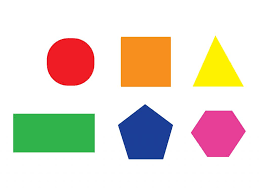
#> input picture shapes.png, 259 x 195 px
$ python shape-detection.py
#> lines starting #> are read from the running program, lines starting #| are printed output that depends on the picture; after the words box and inside, x2 and y2 are one past the last pixel; in counts of white or black regions, pixels touching at a corner belong together; long printed decimals are rounded
import cv2

img = cv2.imread('shapes.png')
#> img is the input picture: shape (195, 259, 3); mean B, G, R 209.6, 220.8, 230.4
imgray = cv2.cvtColor(img, cv2.COLOR_BGR2GRAY)
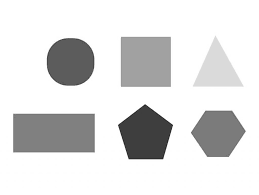
#> imgray: shape (195, 259); min 37, max 255, mean 222.4
_, thresh = cv2.threshold(imgray, 240, 255, cv2.THRESH_BINARY)
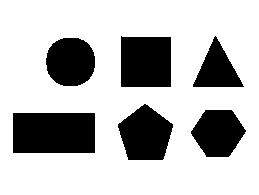
#> thresh: shape (195, 259); 74% white; 6 black regions
contours, _ = cv2.findContours(thresh, cv2.RETR_TREE, cv2.CHAIN_APPROX_NONE)
#> contours = 7 contours; box (x1, y1, x2, y2) and area: (0, 0, 259, 195) 50052, (12, 112, 96, 154) 3401, (120, 35, 172, 88) 2600, (117, 103, 174, 161) 2272, (45, 37, 96, 87) 2002, (190, 109, 247, 158) 1947, (192, 35, 245, 88) 1423

for contour in contours:
    approx = cv2.approxPolyDP(contour, 0.01*cv2.arcLength(contour, True), True)
    cv2.drawContours(img, [approx], 0, (0,0,0), 5)
    x = approx.ravel()[0]
    y = approx.ravel()[1] - 10
    if len(approx) == 3:
        cv2.putText(img, 'Triangle', (x,y), cv2.FONT_HERSHEY_COMPLEX_SMALL, 0.5, (0,0,0))
    elif len(approx) == 4:
        x, y, w, h = cv2.boundingRect(approx)
        aspectRatio = float(w)/h
        print(aspectRatio)
        if aspectRatio >= 0.95 and aspectRatio <= 1.05:

            cv2.putText(img, 'Square', (x, y), cv2.FONT_HERSHEY_SIMPLEX, 0.5, (0, 0, 0))
        else:
            cv2.putText(img, 'Rectangle', (x, y), cv2.FONT_HERSHEY_SIMPLEX, 0.5, (0, 0, 0))
    elif len(approx) == 5:
        cv2.putText(img, 'Pentagon', (x, y), cv2.FONT_HERSHEY_SIMPLEX, 0.5, (0, 0, 0))
    elif len(approx) == 10:
        cv2.putText(img, 'Star', (x, y), cv2.FONT_HERSHEY_SIMPLEX, 0.5, (0, 0, 0))
    else:
        cv2.putText(img, 'Circle', (x, y), cv2.FONT_HERSHEY_SIMPLEX, 0.5, (0, 0, 0))
#> this loop made 7 passes
#> (approx, w, h, aspectRatio) on passes 1, 2, 7: ([[0, 0], [0, 194], [258, 194], [258, 0]], 259, 195, 1.33), ([[12, 113], [94, 112], [95, 152], [13, 153]], 84, 42, 2), ([[120, 36], [170, 36], [171, 86], [121, 87]], 52, 52, 1)
#| 1.328
#| 2.0
#| 1.0
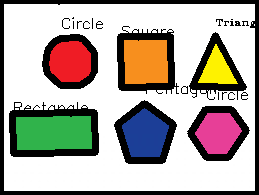
#> img: shape (195, 259, 3); mean B, G, R 161.9, 169.6, 176.6


cv2.imshow('Shapes', img)
#cv2.imshow('image', imgray)

cv2.waitKey(0)
cv2.destroyAllWindows()

$ run again, with smarties.png copied over shapes.png
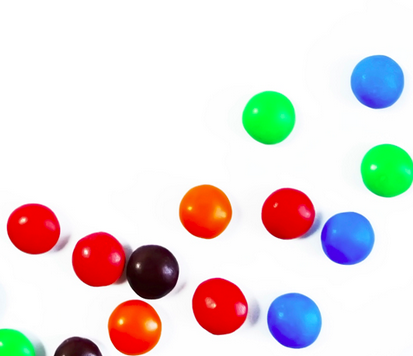
#> input picture smarties.png, 413 x 356 px
#> img is the input picture: shape (356, 413, 3); mean B, G, R 219.1, 220.4, 228.9
#> `_, thresh = cv2.threshold(imgray, 240, 255, cv2.THRESH_BINARY)`:
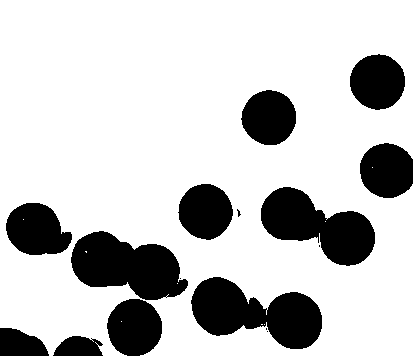
#> thresh: shape (356, 413); 78.2% white; 16 black regions (5 under 20 px)
#> contours = 23 contours, 14 with area under 20; largest, box (x1, y1, x2, y2) and area: (0, 0, 413, 356) 139496, (190, 276, 323, 350) 5778, (70, 230, 189, 301) 5402, (260, 186, 376, 267) 5166, (5, 202, 73, 256) 2619
#> the loop `for contour in contours:` made 23 passes
#> approx on passes 1, 2, 4, 5, 7, 8, 10: [[121, 321]], [[372, 167]], [[90, 338], [91, 337], [92, 338], [91, 339]], [[266, 331], [267, 330], [268, 331], [267, 332]], [[165, 297], [166, 296], [167, 297], [166, 298]], [[179, 278], [180, 277], [181, 278], [180, 279]], [[264, 324]]
#> (printed output is left out)
#> after the loop `for contour in contours:`:
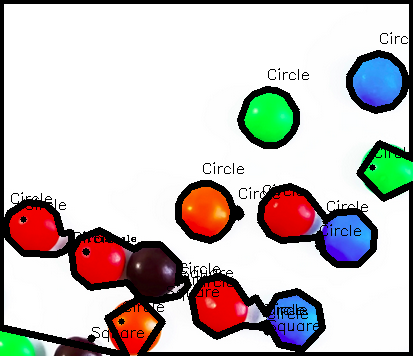
#> img: shape (356, 413, 3); 14.97% of pixels changed, all inside (x1, y1, x2, y2) = (0, 0, 413, 356)
